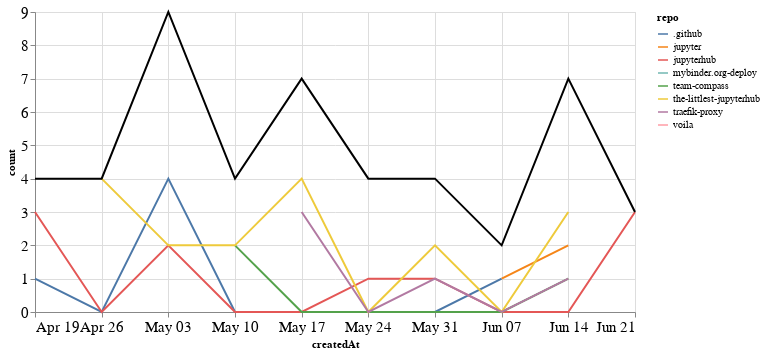

The code cell stored with this chart in its notebook:
### Markdown cell above
## Comments

### Code cell
comments_time = comments.groupby('repo').resample('W', on='createdAt').count()['author'].reset_index()
comments_time = comments_time.rename(columns={'author': 'count'})
comments_time_total = comments_time.groupby('createdAt').agg({"count": "sum"}).reset_index()
ch1 = alt.Chart(comments_time, width=600).mark_line().encode(
    x='createdAt',
    y='count',
    color='repo',
    tooltip="repo"
)

ch2 = alt.Chart(comments_time_total, width=600).mark_line(color="black").encode(
    x='createdAt',
    y='count',
)

ch1 + ch2

### Figure 1 — Vega-Lite specification as saved in the notebook (floating-point values rounded to 4 significant figures)
{"config": {"axisLeft": {"labelFontSize": 15}, "axisBottom": {"labelFontSize": 15}}, "layer": [{"data": {"name": "data-952f26e7b91bef78ca90cf9ab538b25e"}, "mark": "line", "encoding": {"color": {"type": "nominal", "field": "repo"}, "tooltip": {"type": "nominal", "field": "repo"}, "x": {"type": "temporal", "field": "createdAt"}, "y": {"type": "quantitative", "field": "count"}}, "width": 600}, {"data": {"name": "data-3467f902f859dec40c0b9641b5d57fd7"}, "mark": {"type": "line", "color": "black"}, "encoding": {"x": {"type": "temporal", "field": "createdAt"}, "y": {"type": "quantitative", "field": "count"}}, "width": 600}], "$schema": "https://vega.github.io/schema/vega-lite/v4.8.1.json", "datasets": {"data-952f26e7b91bef78ca90cf9ab538b25e": [{"repo": ".github", "createdAt": "2020-04-19T00:00:00", "count": 1}, {"repo": ".github", "createdAt": "2020-04-26T00:00:00", "count": 0}, {"repo": ".github", "createdAt": "2020-05-03T00:00:00", "count": 4}, {"repo": ".github", "createdAt": "2020-05-10T00:00:00", "count": 0}, {"repo": ".github", "createdAt": "2020-05-17T00:00:00", "count": 0}, {"repo": ".github", "createdAt": "2020-05-24T00:00:00", "count": 0}, {"repo": ".github", "createdAt": "2020-05-31T00:00:00", "count": 0}, {"repo": ".github", "createdAt": "2020-06-07T00:00:00", "count": 1}, {"repo": "jupyter", "createdAt": "2020-06-07T00:00:00", "count": 1}, {"repo": "jupyter", "createdAt": "2020-06-14T00:00:00", "count": 2}, {"repo": "jupyterhub", "createdAt": "2020-04-19T00:00:00", "count": 3}, {"repo": "jupyterhub", "createdAt": "2020-04-26T00:00:00", "count": 0}, {"repo": "jupyterhub", "createdAt": "2020-05-03T00:00:00", "count": 2}, {"repo": "jupyterhub", "createdAt": "2020-05-10T00:00:00", "count": 0}, {"repo": "jupyterhub", "createdAt": "2020-05-17T00:00:00", "count": 0}, {"repo": "jupyterhub", "createdAt": "2020-05-24T00:00:00", "count": 1}, {"repo": "jupyterhub", "createdAt": "2020-05-31T00:00:00", "count": 1}, {"repo": "jupyterhub", "createdAt": "2020-06-07T00:00:00", "count": 0}, {"repo": "jupyterhub", "createdAt": "2020-06-14T00:00:00", "count": 0}, {"repo": "jupyterhub", "createdAt": "2020-06-21T00:00:00", "count": 3}, {"repo": "mybinder.org-deploy", "createdAt": "2020-05-24T00:00:00", "count": 3}, {"repo": "team-compass", "createdAt": "2020-05-10T00:00:00", "count": 2}, {"repo": "team-compass", "createdAt": "2020-05-17T00:00:00", "count": 0}, {"repo": "team-compass", "createdAt": "2020-05-24T00:00:00", "count": 0}, {"repo": "team-compass", "createdAt": "2020-05-31T00:00:00", "count": 0}, {"repo": "team-compass", "createdAt": "2020-06-07T00:00:00", "count": 0}, {"repo": "team-compass", "createdAt": "2020-06-14T00:00:00", "count": 1}, {"repo": "the-littlest-jupyterhub", "createdAt": "2020-04-26T00:00:00", "count": 4}, {"repo": "the-littlest-jupyterhub", "createdAt": "2020-05-03T00:00:00", "count": 2}, {"repo": "the-littlest-jupyterhub", "createdAt": "2020-05-10T00:00:00", "count": 2}, {"repo": "the-littlest-jupyterhub", "createdAt": "2020-05-17T00:00:00", "count": 4}, {"repo": "the-littlest-jupyterhub", "createdAt": "2020-05-24T00:00:00", "count": 0}, {"repo": "the-littlest-jupyterhub", "createdAt": "2020-05-31T00:00:00", "count": 2}, {"repo": "the-littlest-jupyterhub", "createdAt": "2020-06-07T00:00:00", "count": 0}, {"repo": "the-littlest-jupyterhub", "createdAt": "2020-06-14T00:00:00", "count": 3}, {"repo": "traefik-proxy", "createdAt": "2020-05-17T00:00:00", "count": 3}, {"repo": "traefik-proxy", "createdAt": "2020-05-24T00:00:00", "count": 0}, {"repo": "traefik-proxy", "createdAt": "2020-05-31T00:00:00", "count": 1}, {"repo": "traefik-proxy", "createdAt": "2020-06-07T00:00:00", "count": 0}, {"repo": "traefik-proxy", "createdAt": "2020-06-14T00:00:00", "count": 1}, {"repo": "voila", "createdAt": "2020-05-03T00:00:00", "count": 1}], "data-3467f902f859dec40c0b9641b5d57fd7": [{"createdAt": "2020-04-19T00:00:00", "count": 4}, {"createdAt": "2020-04-26T00:00:00", "count": 4}, {"createdAt": "2020-05-03T00:00:00", "count": 9}, {"createdAt": "2020-05-10T00:00:00", "count": 4}, {"createdAt": "2020-05-17T00:00:00", "count": 7}, {"createdAt": "2020-05-24T00:00:00", "count": 4}, {"createdAt": "2020-05-31T00:00:00", "count": 4}, {"createdAt": "2020-06-07T00:00:00", "count": 2}, {"createdAt": "2020-06-14T00:00:00", "count": 7}, {"createdAt": "2020-06-21T00:00:00", "count": 3}]}}
